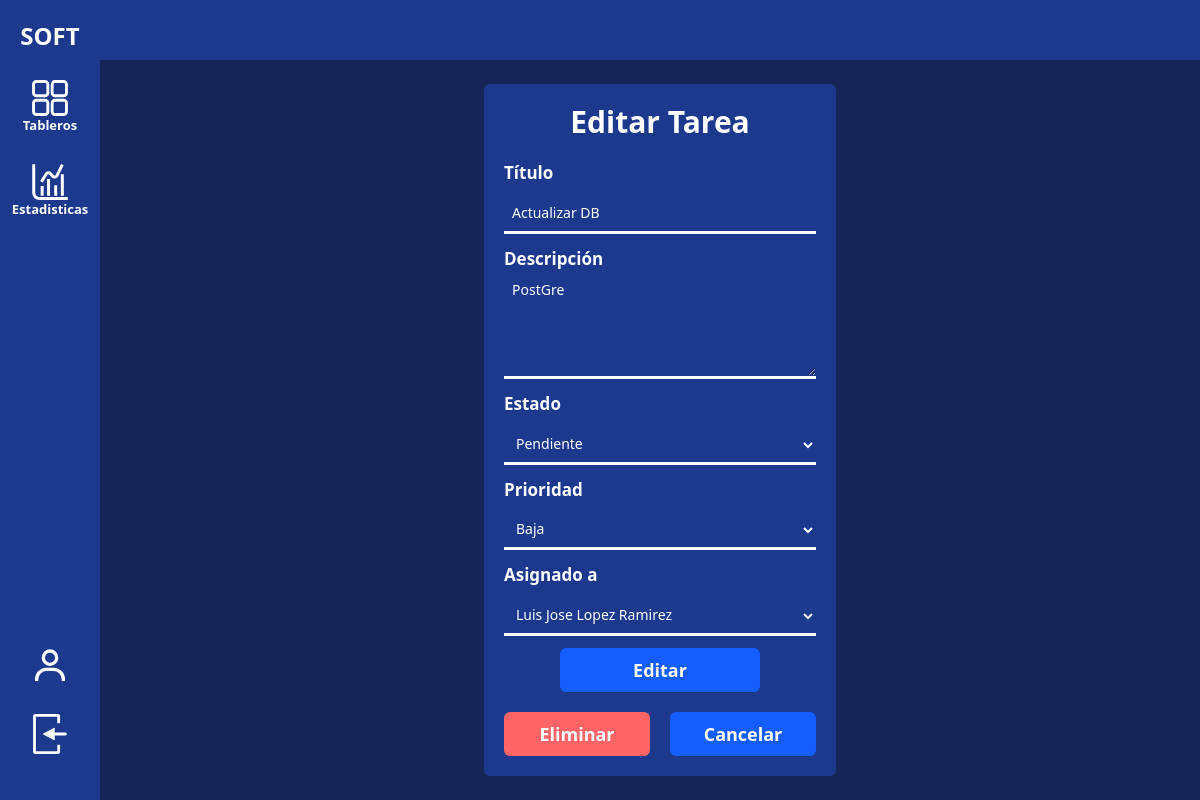
/5/17/EditarTarea, run on the app's committed database.
### GestionProyecto/models.py (models this page shows, shortened)
class tareas(models.Model):
    OPCIONES_PRIORIDAD = [
        ('BAJA', 'Baja'),
        ('MEDIA', 'Media'),
        ('ALTA', 'Alta'),
    ]
    id_tarea = models.AutoField(primary_key=True)
    nombre = models.CharField(max_length=100)
    descripcion = models.TextField()
    prioridad = models.CharField(max_length=5, choices=OPCIONES_PRIORIDAD)
    fecha_creacion = models.DateTimeField(auto_now_add=True)
    fecha_modificacion = models.DateTimeField(auto_now=True)
    categoria = models.ForeignKey(categorias, on_delete=models.CASCADE)

class categorias(models.Model):
    id_categoria = models.AutoField(primary_key=True)
    nombre = models.CharField(max_length=100)

class categorias_proyecto(models.Model):
    id_proyecto = models.ForeignKey(Proyectos, on_delete=models.CASCADE)
    id_categoria = models.ForeignKey(categorias, on_delete=models.CASCADE)
    indice = models.IntegerField()

class Usuarios(AbstractBaseUser):
    correo = models.EmailField(unique=True)
    nombre = models.CharField(max_length=100)
    apellido = models.CharField(max_length=100)
    is_active = models.BooleanField(default=True)
    is_staff = models.BooleanField(default=False)
    is_superuser = models.BooleanField(default=False)
    USERNAME_FIELD = 'correo'
    REQUIRED_FIELDS = ['nombre', 'apellido']
    objects = manageUsuario()

class miembros_proyecto(models.Model):
    id_proyecto = models.ForeignKey(Proyectos, on_delete=models.CASCADE)
    usuario = models.ForeignKey(Usuarios, on_delete=models.CASCADE)
    is_admin = models.BooleanField(default=False)

### GestionProyecto/views.py (the view, shortened to what this page needs)
# urls.py: path("<int:id_proyecto>/<int:id_tarea>/EditarTarea", views.EditarTareaProyecto, name="EditarTarea"),
def EditarTareaProyecto(request, id_proyecto, id_tarea):
    tareaProyecto = tareas_proyecto.objects.get(id_proyecto=id_proyecto, id_tarea=id_tarea)
    miembros = miembros_proyecto.objects.filter(id_proyecto=id_proyecto)
    CategoriasProyecto = categorias_proyecto.objects.filter(id_proyecto=id_proyecto)
    datos = None
    return render(request, 'proyecto/editarTarea.html', {
        "id_proyecto": id_proyecto,
        "datosTarea": tareaProyecto.id_tarea,
        "miembroAsignado": tareaProyecto.usuario,
        "miembros": miembros,
        "categorias": CategoriasProyecto,
    })

### GestionProyecto/templates/proyecto/editarTarea.html (shortened to what this page needs)
{% extends "proyectos.html" %}
{% block opcionesMenu %}
<a href="{% url "ProyectoTablero" id_proyecto %}" class="buttonNav">
    <figure class="w-9 h-9 cursor-pointer">
    </figure>
    <p class="text-[13px]">Tableros</p>
</a>
<a href="{% url "ProyectoEstadistica" id_proyecto %}" class="buttonNav">
    <figure class="w-9 h-9 cursor-pointer">
    </figure>
    <p class="text-[13px]" >Estadisticas</p>
</a>
{%  endblock opcionesMenu %}
{% block tabProyectos %}
<div class="w-full h-[calc(100%-3.75rem)] md:pl-30 text-white flex items-center justify-center">
    <div class="bg-blue-900 w-[22rem] h-max rounded-md flex flex-col items-center justify-center gap-5 p-5">
        <h2 class="font-bold text-3xl">Editar Tarea</h2>
        <form method="post" class="flex flex-col items-center justify-center gap-3 w-full">
            <label class="flex flex-col font-semibold text-[17px] gap-2 w-full">
                Título
                <input name='TituloTarea' class="inputStyle" type="text" value="{{datosTarea.nombre}}" required>
            </label>
            <label class="flex flex-col font-semibold text-[17px] w-full">
                Descripción
                <textarea name='DescripcionTarea' class="inputStyle min-h-27 max-h-27" required>{{datosTarea.descripcion}}</textarea>
            </label>
            <label class="flex flex-col font-semibold text-[17px] gap-2 w-full">
                Estado
                <select name='CategoriaTarea' class="inputStyle" required>
                    {% for categoria in categorias %}
                        <option class="opcionesSelect" value={{ categoria.id_categoria.pk }} {% if categoria.id_categoria.nombre == datosTarea.categoria.nombre %}selected{% endif %}>{{ categoria.id_categoria.nombre }}</option>
                    {% endfor %}
                </select>
            </label>
            <label class="flex flex-col font-semibold text-[17px] gap-2 w-full">
                Prioridad
                <select name='PrioridadTarea' class="inputStyle" required>
                    <option class="opcionesSelect" value="BAJA" {% if datosTarea.prioridad == 'BAJA' %}selected{% endif %}>Baja</option>
                </select>
            </label>
            <label class="flex flex-col font-semibold text-[17px] gap-2 w-full">
                Asignado a
                <select name='AsignacionTarea' class="inputStyle" required>
                    {% for miembro in miembros %}
                        <option class="opcionesSelect" value="{{ miembro.usuario.correo }}" {% if miembro.usuario.correo == miembroAsignado.correo %}selected{% endif %}>{{ miembro.usuario.nombre }} {{ miembro.usuario.apellido }}</option>
                    {% endfor %}
                </select>
            </label>
            <button class="botonStyle">Editar</button>
        </form>
        <div class="flex w-full gap-5">
            <a href="{% url 'EliminarTarea' datosTarea.pk id_proyecto %}" class="botonStyle bg-red-400 text-center">Eliminar</a>
            <a href="{% url "ProyectoTablero" id_proyecto %}" class="botonStyle text-center">Cancelar</a>
        </div>
    </div>
</div>
{% endblock tabProyectos %}

### data on the page
tareas: TituloTarea "Actualizar DB", DescripcionTarea "PostGre", PrioridadTarea "Baja"
categorias: CategoriaTarea "Pendiente"
Usuarios: AsignacionTarea "Luis Jose Lopez Ramirez"
